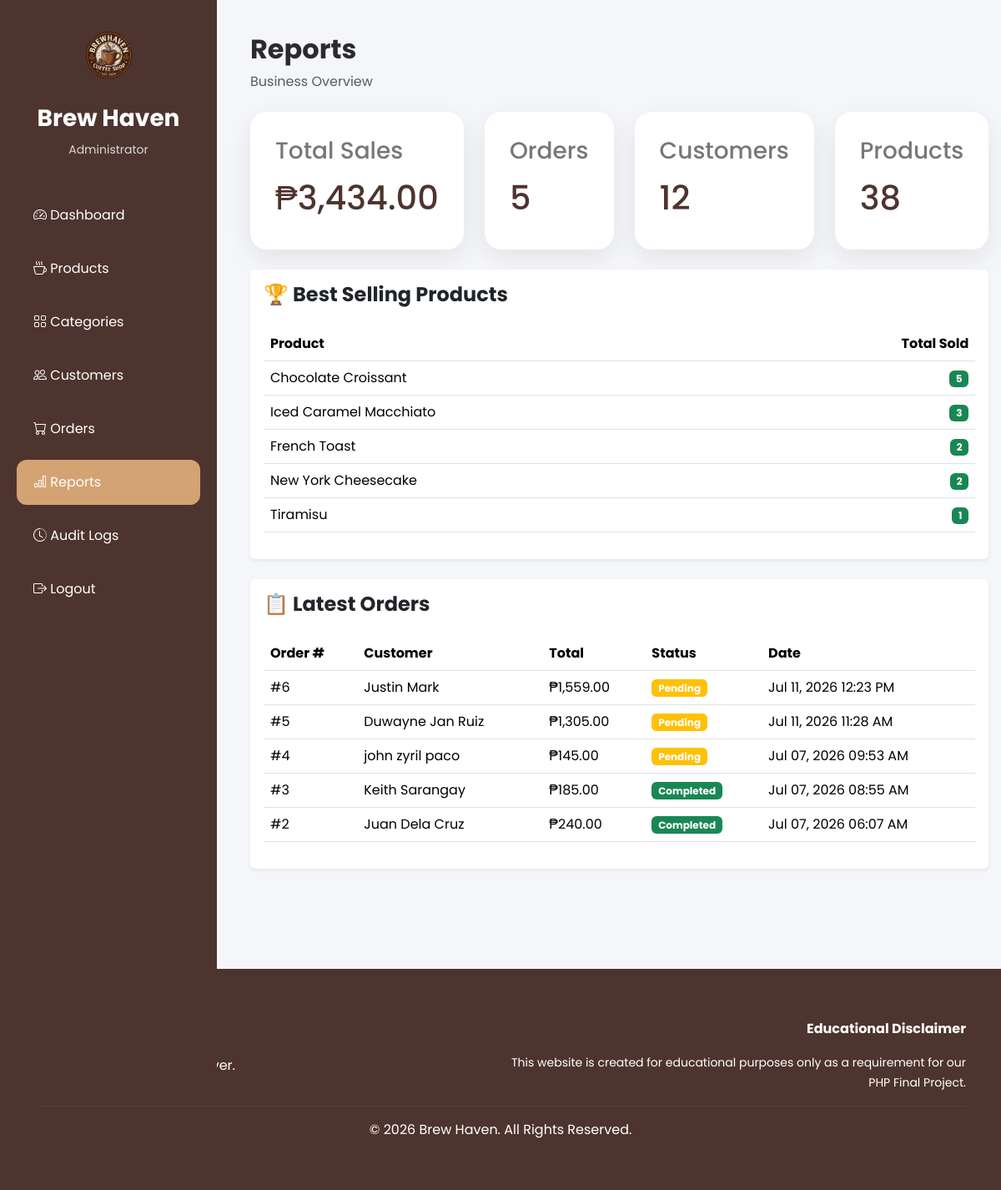
The page /seller/reports.php (signed in) on the database its author committed.
### tables this page shows
CREATE TABLE `orders` (
  `id` int(11) NOT NULL,
  `user_id` int(11) NOT NULL,
  `total_amount` decimal(10,2) NOT NULL,
  `payment_method` varchar(50) NOT NULL,
  `status` enum('Pending','Preparing','Completed','Cancelled') DEFAULT 'Pending',
  `order_date` timestamp NOT NULL DEFAULT current_timestamp()
);

CREATE TABLE `users` (
  `id` int(11) NOT NULL,
  `fullname` varchar(100) NOT NULL,
  `email` varchar(100) NOT NULL,
  `password` varchar(255) NOT NULL,
  `address` text NOT NULL,
  `contact` varchar(20) NOT NULL,
  `role` enum('admin','seller','buyer') DEFAULT 'buyer',
  `status` enum('Active','Inactive') DEFAULT 'Active',
  `created_at` timestamp NOT NULL DEFAULT current_timestamp()
);

### seller/reports.php (the view, shortened to what this page needs)
<?php
include("../config/database.php");
$totalSales=mysqli_fetch_assoc(
mysqli_query(
$conn,
"SELECT
IFNULL(SUM(total_amount),0)
AS total
FROM orders"
)
);
$totalOrders=mysqli_fetch_assoc(
mysqli_query(
$conn,
"SELECT COUNT(*) AS total
FROM orders"
)
);
$totalCustomers=mysqli_fetch_assoc(
mysqli_query(
$conn,
"SELECT COUNT(*) AS total
FROM users
WHERE role='buyer'"
)
);
$totalProducts=mysqli_fetch_assoc(
mysqli_query(
$conn,
"SELECT COUNT(*) AS total
FROM products"
)
);
include("../includes/header.php");
?>
<div class="admin-wrapper">
<?php
include(__DIR__."/includes/sidebar.php");
?>
<main class="content">
<div class="page-header mb-4">
<h2 class="fw-bold">
Reports
</h2>
<p class="text-muted">
Business Overview
</p>
</div>
<div class="dashboard-cards">
<div class="dashboard-card">
<h3>
Total Sales
</h3>
<h1>
₱<?php echo number_format($totalSales['total'],2); ?>
</h1>
</div>
<div class="dashboard-card">
<h3>
Orders
</h3>
<h1>
<?php echo $totalOrders['total']; ?>
</h1>
</div>
<div class="dashboard-card">
<h3>
Customers
</h3>
<h1>
<?php echo $totalCustomers['total']; ?>
</h1>
</div>
<div class="dashboard-card">
<h3>
Products
</h3>
<h1>
<?php echo $totalProducts['total']; ?>
</h1>
</div>
</div>
<?php
$bestSelling = mysqli_query(
    $conn,
    "SELECT
        products.product_name,
        SUM(order_items.quantity) AS total_sold
     FROM order_items
     INNER JOIN products
     ON order_items.product_id = products.id
     GROUP BY order_items.product_id
     ORDER BY total_sold DESC
     LIMIT 5"
);
?>
<div class="card shadow-sm border-0 mt-4">
    <div class="card-body">
        <h4 class="fw-bold mb-4">
            🏆 Best Selling Products
        </h4>
        <table class="table table-hover align-middle">
            <thead>
                <tr>
                    <th>Product</th>
                    <th class="text-end">
                        Total Sold
                    </th>
                </tr>
            </thead>
            <tbody>
            <?php if(mysqli_num_rows($bestSelling) > 0){ ?>
                <?php while($row = mysqli_fetch_assoc($bestSelling)){ ?>
                <tr>
                    <td>
                        <?php echo htmlspecialchars($row['product_name']); ?>
                    </td>
                    <td class="text-end">
                        <span class="badge bg-success">
                            <?php echo $row['total_sold']; ?>
                        </span>
                    </td>
                </tr>
                <?php } ?>
            <?php } ?>
            </tbody>
        </table>
    </div>
</div>
<?php
$latestOrders = mysqli_query(
    $conn,
    "SELECT
        orders.*,
        users.fullname
     FROM orders
     INNER JOIN users
     ON orders.user_id = users.id
     ORDER BY orders.order_date DESC
     LIMIT 5"
);
?>
<div class="card shadow-sm border-0 mt-4">
    <div class="card-body">
        <h4 class="fw-bold mb-4">
            📋 Latest Orders
        </h4>
        <table class="table table-hover align-middle">
            <thead>
                <tr>
                    <th>Order #</th>
                    <th>Customer</th>
                    <th>Total</th>
                    <th>Status</th>
                    <th>Date</th>
                </tr>
            </thead>
            <tbody>
            <?php if(mysqli_num_rows($latestOrders) > 0){ ?>
                <?php while($row = mysqli_fetch_assoc($latestOrders)){ ?>
                <tr>
                    <td>
                        #<?php echo $row['id']; ?>
                    </td>
                    <td>
                        <?php echo htmlspecialchars($row['fullname']); ?>
                    </td>
                    <td>
                        ₱<?php echo number_format($row['total_amount'],2); ?>
                    </td>
                    <td>
                        <?php
                        switch($row['status']){
                            case "Pending":
                                $badge="warning";
                                break;
                            case "Completed":
                                $badge="success";
                                break;
                        }
                        ?>
                        <span class="badge bg-<?php echo $badge; ?>">
                            <?php echo htmlspecialchars($row['status']); ?>
                        </span>
                    </td>
                    <td>
                        <?php echo date("M d, Y h:i A", strtotime($row['order_date'])); ?>
                    </td>
                </tr>
                <?php } ?>
            <?php } ?>
            </tbody>
        </table>
    </div>
</div>
</main>
</div>
<?php include("../includes/footer.php"); ?>

### assets/css/style.css (style rules this page uses)
:root { --primary:#4E342E; --secondary:#6D4C41; --accent:#D4A373; --light:#FFF8F1; --bg:#F8F5F2; --text:#2B2B2B; }
* { margin:0; padding:0; box-sizing:border-box; font-family:'Poppins',sans-serif; }
html { scroll-behavior:smooth; }
body { background:var(--bg); color:var(--text); }

### assets/css/admin.css (style rules this page uses)
body { background: #f5f6fa; }
.admin-wrapper { display: flex; min-height: 100vh; }
.content { margin-left: 260px; width: 100%; padding: 40px; }
.page-header { margin-bottom: 40px; }
.dashboard-cards { display: grid; grid-template-columns: repeat(4, 1fr); gap: 25px; }
.dashboard-card { background: white; border-radius: 20px; padding: 30px; box-shadow: 0 10px 30px rgba(0, 0, 0, .08); transition: .3s; }
.dashboard-card h3 { color: #777; }
.dashboard-card h1 { color: #4E342E; font-size: 40px; margin-top: 15px; }

### rows shown on the page
orders: id "6", user.fullname "Justin Mark", total_amount "1,559.00", status "Pending", order_date "Jul 11, 2026 12:23 PM"
orders: id "5", user.fullname "Duwayne Jan Ruiz", total_amount "1,305.00", status "Pending", order_date "Jul 11, 2026 11:28 AM"
orders: id "4", user.fullname "john zyril paco", total_amount "145.00", status "Pending", order_date "Jul 07, 2026 09:53 AM"
orders: id "3", user.fullname "Keith Sarangay", total_amount "185.00", status "Completed", order_date "Jul 07, 2026 08:55 AM"
orders: id "2", user.fullname "Juan Dela Cruz", total_amount "240.00", status "Completed", order_date "Jul 07, 2026 06:07 AM"

### other values the page prints
$totalSales['total'] "3,434.00"
$totalOrders['total'] "5"
$totalCustomers['total'] "12"
$totalProducts['total'] "38"
$row['product_name'] "Chocolate Croissant"
$row['total_sold'] "5"
$row['product_name'] "Iced Caramel Macchiato"
$row['total_sold'] "3"
$row['product_name'] "French Toast"
$row['total_sold'] "2"
$row['product_name'] "New York Cheesecake"
$row['product_name'] "Tiramisu"
$row['total_sold'] "1"
